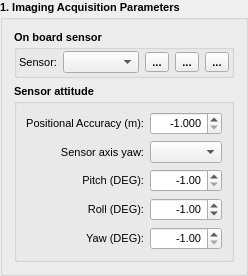
    <widget class="QgsCollapsibleGroupBox" name="mGroupBox_imagingAcquisitionParameters">
     <property name="font">
      <font>
       <pointsize>8</pointsize>
       <weight>75</weight>
       <bold>true</bold>
      </font>
     </property>
     <property name="title">
      <string>1. Imaging Acquisition Parameters</string>
     </property>
     <property name="collapsed">
      <bool>false</bool>
     </property>
     <layout class="QGridLayout" name="gridLayout_16">
      <item row="0" column="0">
       <widget class="QGroupBox" name="groupBox_OnBoardSensor">
        <property name="font">
         <font>
          <pointsize>8</pointsize>
          <weight>75</weight>
          <bold>true</bold>
         </font>
        </property>
        <property name="title">
         <string>On board sensor</string>
        </property>
        <layout class="QGridLayout" name="gridLayout_5">
         <property name="leftMargin">
          <number>2</number>
         </property>
         <property name="topMargin">
          <number>2</number>
         </property>
         <property name="rightMargin">
          <number>2</number>
         </property>
         <property name="bottomMargin">
          <number>2</number>
         </property>
         <item row="0" column="0">
          <layout class="QHBoxLayout" name="horizontalLayout_4" stretch="1,10,0,0,0">
           <item>
            <widget class="QLabel" name="label_20">
             <property name="font">
              <font>
               <pointsize>8</pointsize>
               <weight>50</weight>
               <bold>false</bold>
              </font>
             </property>
             <property name="text">
              <string>Sensor:</string>
             </property>
             <property name="alignment">
              <set>Qt::AlignRight|Qt::AlignTrailing|Qt::AlignVCenter</set>
             </property>
            </widget>
           </item>
           <item>
            <widget class="QComboBox" name="comboBox_Camera">
             <property name="font">
              <font>
               <pointsize>8</pointsize>
               <weight>50</weight>
               <bold>false</bold>
              </font>
             </property>
             <property name="toolTip">
              <string>Select sensor model (it must be created before)</string>
             </property>
            </widget>
           </item>
           <item>
            <widget class="QToolButton" name="toolButton_AddCamera">
             <property name="toolTip">
              <string>Add new sensor</string>
             </property>
             <property name="text">
              <string>...</string>
             </property>
             <property name="icon">
              <iconset resource="resources.qrc">
               <normaloff>:/plugins/pflip_uav_pafyc/icons/edit_add.png</normaloff>:/plugins/pflip_uav_pafyc/icons/edit_add.png</iconset>
             </property>
             <property name="iconSize">
              <size>
               <width>28</width>
               <height>28</height>
              </size>
             </property>
            </widget>
           </item>
           <item>
            <widget class="QToolButton" name="toolButton_EditCamera">
             <property name="toolTip">
              <string>Edit selected sensor</string>
             </property>
             <property name="text">
              <string>...</string>
             </property>
             <property name="icon">
              <iconset resource="resources.qrc">
               <normaloff>:/plugins/pflip_uav_pafyc/icons/edit_qgis.png</normaloff>:/plugins/pflip_uav_pafyc/icons/edit_qgis.png</iconset>
             </property>
             <property name="iconSize">
              <size>
               <width>18</width>
               <height>18</height>
              </size>
             </property>
            </widget>
           </item>
           <item>
            <widget class="QToolButton" name="toolButton_RemoveCamera">
             <property name="toolTip">
              <string>Remove selected sensor</string>
             </property>
             <property name="text">
              <string>...</string>
             </property>
             <property name="icon">
              <iconset resource="resources.qrc">
               <normaloff>:/plugins/pflip_uav_pafyc/icons/edit_remove.png</normaloff>:/plugins/pflip_uav_pafyc/icons/edit_remove.png</iconset>
             </property>
             <property name="iconSize">
              <size>
               <width>18</width>
               <height>18</height>
              </size>
             </property>
            </widget>
           </item>
          </layout>
         </item>
        </layout>
        <zorder></zorder>
       </widget>
      </item>
      <item row="1" column="0">
       <widget class="QGroupBox" name="groupBox_sensorAttitude">
        <property name="font">
         <font>
          <pointsize>8</pointsize>
          <weight>75</weight>
          <bold>true</bold>
         </font>
        </property>
        <property name="title">
         <string>Sensor attitude</string>
        </property>
        <layout class="QGridLayout" name="gridLayout_12">
         <item row="0" column="0">
          <layout class="QGridLayout" name="gridLayout_8">
           <item row="2" column="0">
            <widget class="QLabel" name="label_37">
             <property name="enabled">
              <bool>true</bool>
             </property>
             <property name="font">
              <font>
               <pointsize>8</pointsize>
               <weight>50</weight>
               <bold>false</bold>
              </font>
             </property>
             <property name="text">
              <string>Pitch (DEG):</string>
             </property>
             <property name="alignment">
              <set>Qt::AlignRight|Qt::AlignTrailing|Qt::AlignVCenter</set>
             </property>
            </widget>
           </item>
           <item row="3" column="1">
            <widget class="QDoubleSpinBox" name="doubleSpinBox_accPhi">
             <property name="maximumSize">
              <size>
               <width>10000</width>
               <height>16777215</height>
              </size>
             </property>
             <property name="font">
              <font>
               <pointsize>8</pointsize>
               <weight>50</weight>
               <bold>false</bold>
              </font>
             </property>
             <property name="toolTip">
              <string>Phi estimated accuracy provided by the system when flying</string>
             </property>
             <property name="whatsThis">
              <string>This indicates the uncertainty of the real sensor attitude values when flying. They have to be into account to calculate the adequate overlap compensation</string>
             </property>
             <property name="alignment">
              <set>Qt::AlignRight|Qt::AlignTrailing|Qt::AlignVCenter</set>
             </property>
             <property name="decimals">
              <number>2</number>
             </property>
             <property name="minimum">
              <double>-90.000000000000000</double>
             </property>
             <property name="maximum">
              <double>90.000000000000000</double>
             </property>
             <property name="singleStep">
              <double>0.100000000000000</double>
             </property>
             <property name="value">
              <double>-1.000000000000000</double>
             </property>
            </widget>
           </item>
           <item row="2" column="1">
            <widget class="QDoubleSpinBox" name="doubleSpinBox_accOmega">
             <property name="maximumSize">
              <size>
               <width>1000</width>
               <height>16777215</height>
              </size>
             </property>
             <property name="font">
              <font>
               <pointsize>8</pointsize>
               <weight>50</weight>
               <bold>false</bold>
              </font>
             </property>
             <property name="toolTip">
              <string>Omega estimated accuracy provided by the system when flying</string>
             </property>
             <property name="whatsThis">
              <string>This indicates the uncertainty of the real sensor attitude values when flying. They have to be into account to calculate the adequate overlap compensation</string>
             </property>
             <property name="alignment">
              <set>Qt::AlignRight|Qt::AlignTrailing|Qt::AlignVCenter</set>
             </property>
             <property name="decimals">
              <number>2</number>
             </property>
             <property name="minimum">
              <double>-1.000000000000000</double>
             </property>
             <property name="maximum">
              <double>99.000000000000000</double>
             </property>
             <property name="singleStep">
              <double>99.000000000000000</double>
             </property>
             <property name="value">
              <double>-1.000000000000000</double>
             </property>
            </widget>
           </item>
           <item row="3" column="0">
            <widget class="QLabel" name="label_45">
             <property name="enabled">
              <bool>true</bool>
             </property>
             <property name="font">
              <font>
               <pointsize>8</pointsize>
               <weight>50</weight>
               <bold>false</bold>
              </font>
             </property>
             <property name="text">
              <string>Roll (DEG):</string>
             </property>
             <property name="alignment">
              <set>Qt::AlignRight|Qt::AlignTrailing|Qt::AlignVCenter</set>
             </property>
            </widget>
           </item>
           <item row="0" column="0">
            <widget class="QLabel" name="label_SensorPositionAccuracy">
             <property name="font">
              <font>
               <pointsize>8</pointsize>
               <weight>50</weight>
               <bold>false</bold>
              </font>
             </property>
             <property name="text">
              <string>Positional Accuracy (m):</string>
             </property>
             <property name="alignment">
              <set>Qt::AlignRight|Qt::AlignTrailing|Qt::AlignVCenter</set>
             </property>
            </widget>
           </item>
           <item row="1" column="0">
            <widget class="QLabel" name="label_9">
             <property name="font">
              <font>
               <pointsize>8</pointsize>
               <weight>50</weight>
               <bold>false</bold>
              </font>
             </property>
             <property name="text">
              <string>  Sensor axis yaw:</string>
             </property>
             <property name="alignment">
              <set>Qt::AlignRight|Qt::AlignTrailing|Qt::AlignVCenter</set>
             </property>
            </widget>
           </item>
           <item row="0" column="1">
            <widget class="QDoubleSpinBox" name="doubleSpinBox_accGps">
             <property name="font">
              <font>
               <pointsize>8</pointsize>
               <weight>50</weight>
               <bold>false</bold>
              </font>
             </property>
             <property name="toolTip">
              <string>Estimation of the positional accuracy</string>
             </property>
             <property name="whatsThis">
              <string>This indicates the uncertainty of the GPS position when shooting pictures. It has to be into account to calculate the adequate overlap and height compensation</string>
             </property>
             <property name="alignment">
              <set>Qt::AlignRight|Qt::AlignTrailing|Qt::AlignVCenter</set>
             </property>
             <property name="decimals">
              <number>3</number>
             </property>
             <property name="minimum">
              <double>-1.000000000000000</double>
             </property>
             <property name="maximum">
              <double>99.000000000000000</double>
             </property>
             <property name="singleStep">
              <double>99.000000000000000</double>
             </property>
             <property name="value">
              <double>-1.000000000000000</double>
             </property>
            </widget>
           </item>
           <item row="1" column="1">
            <widget class="QComboBox" name="comboBox_mountingType">
             <property name="font">
              <font>
               <pointsize>8</pointsize>
               <weight>50</weight>
               <bold>false</bold>
              </font>
             </property>
             <property name="whatsThis">
              <string>Indicar como se posiciona el sistema de coordenadas imagen con respecto al eje de vuelo, si es en sentido de avance o de retroceso de la x o de la y. Este parámetro es muy importante ya que afectará a la orientación de la imagen respecto a la dirección de la pasada</string>
             </property>
            </widget>
           </item>
           <item row="4" column="0">
            <widget class="QLabel" name="label_46">
             <property name="enabled">
              <bool>true</bool>
             </property>
             <property name="font">
              <font>
               <pointsize>8</pointsize>
               <weight>50</weight>
               <bold>false</bold>
              </font>
             </property>
             <property name="text">
              <string>Yaw (DEG):</string>
             </property>
             <property name="alignment">
              <set>Qt::AlignRight|Qt::AlignTrailing|Qt::AlignVCenter</set>
             </property>
            </widget>
           </item>
           <item row="4" column="1">
            <widget class="QDoubleSpinBox" name="doubleSpinBox_accKappa">
             <property name="maximumSize">
              <size>
               <width>10000</width>
               <height>16777215</height>
              </size>
             </property>
             <property name="font">
              <font>
               <pointsize>8</pointsize>
               <weight>50</weight>
               <bold>false</bold>
              </font>
             </property>
             <property name="toolTip">
              <string>Kappa estimated accuracy provided by the system when flying</string>
             </property>
             <property name="statusTip">
              <string/>
             </property>
             <property name="whatsThis">
              <string>This indicates the uncertainty of the real sensor attitude values when flying. They have to be into account to calculate the adequate overlap compensation</string>
             </property>
             <property name="alignment">
              <set>Qt::AlignRight|Qt::AlignTrailing|Qt::AlignVCenter</set>
             </property>
             <property name="decimals">
              <number>2</number>
             </property>
             <property name="minimum">
              <double>-1.000000000000000</double>
             </property>
             <property name="maximum">
              <double>99.000000000000000</double>
             </property>
             <property name="singleStep">
              <double>99.000000000000000</double>
             </property>
             <property name="value">
              <double>-1.000000000000000</double>
             </property>
            </widget>
           </item>
          </layout>
         </item>
        </layout>
       </widget>
      </item>
     </layout>
    </widget>
